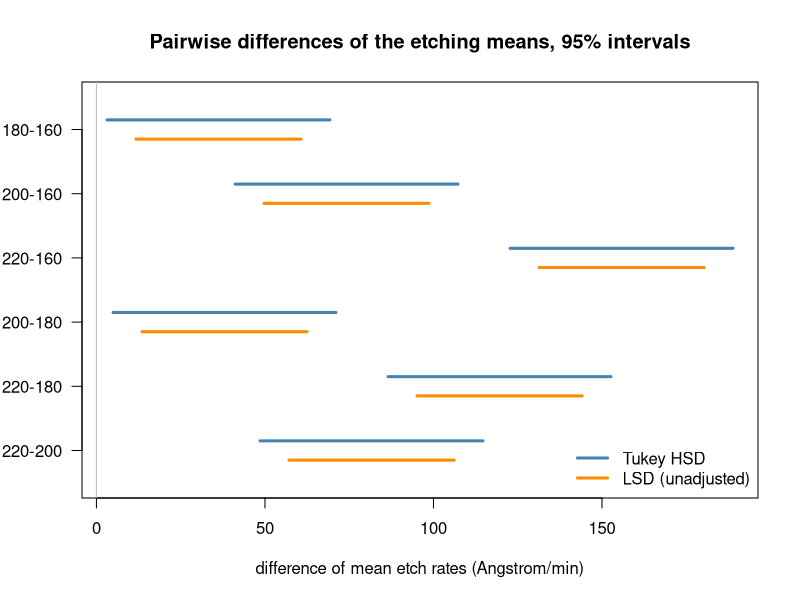

Source code (R):
# Tukey simultaneous 95% intervals and individual LSD intervals for the etching data.
y <- c(575, 542, 530, 539, 570,
       565, 593, 590, 579, 610,
       600, 651, 610, 637, 629,
       725, 700, 715, 685, 710)
RF <- factor(rep(c(160, 180, 200, 220), each = 5))
mod <- aov(y ~ RF)
tk <- TukeyHSD(mod)$RF
print(tk)

mse <- deviance(mod) / df.residual(mod)
lsd <- qt(0.975, df.residual(mod)) * sqrt(2 * mse / 5)
g <- nrow(tk)
plot(NA, xlim = range(tk[, "lwr"], tk[, "upr"]), ylim = c(g + 0.5, 0.5), yaxt = "n",
     xlab = "difference of mean etch rates (Angstrom/min)", ylab = "",
     main = "Pairwise differences of the etching means, 95% intervals")
axis(2, at = 1:g, labels = rownames(tk), las = 1)
abline(v = 0, col = "gray")
segments(tk[, "lwr"], 1:g - 0.15, tk[, "upr"], 1:g - 0.15, col = "steelblue", lwd = 3)
segments(tk[, "diff"] - lsd, 1:g + 0.15, tk[, "diff"] + lsd, 1:g + 0.15, col = "darkorange", lwd = 3)
legend("bottomright", bty = "n", col = c("steelblue", "darkorange"), lwd = 3,
       legend = c("Tukey HSD", "LSD (unadjusted)"))
